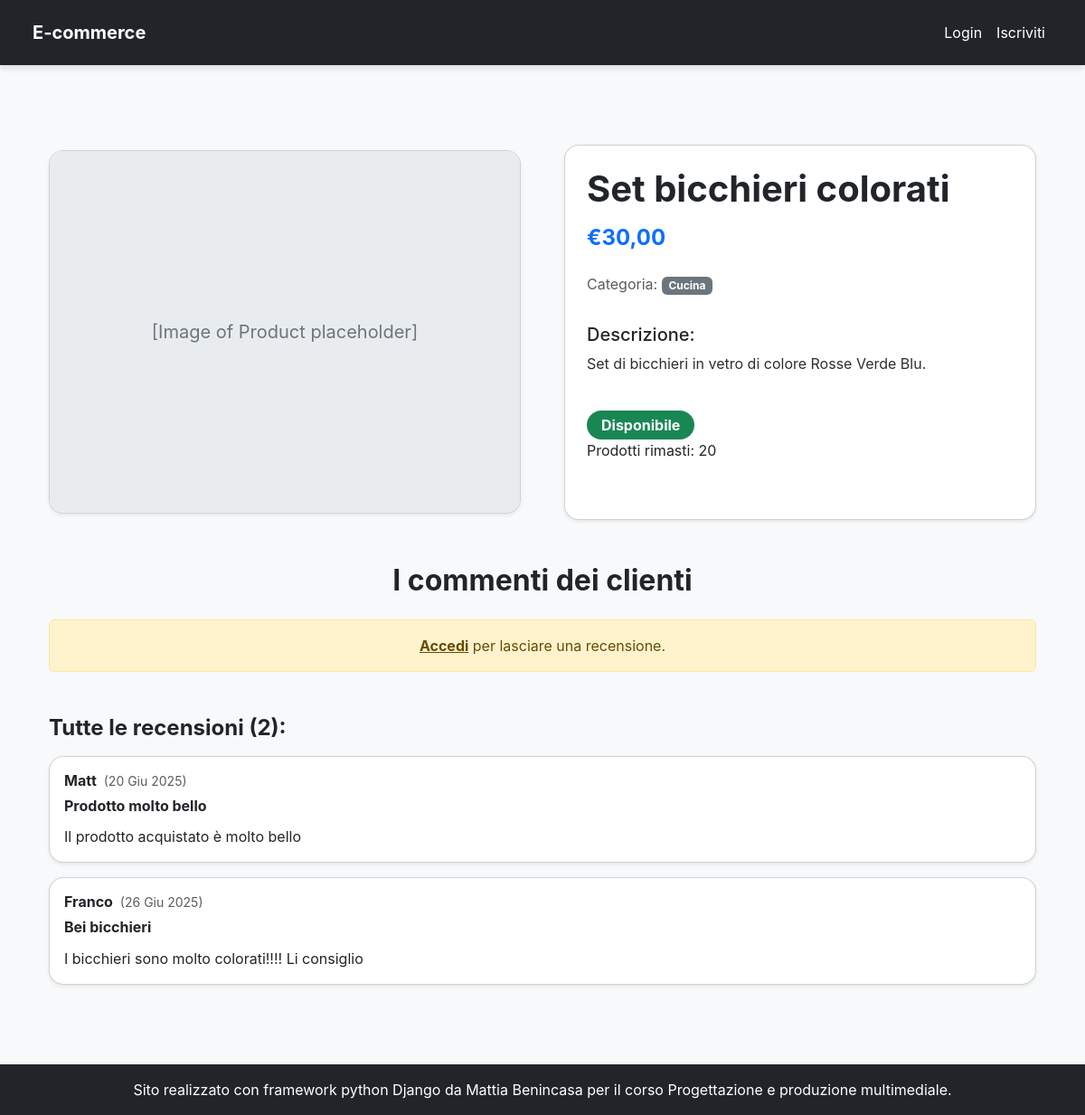
Page /products/set-bicchieri-colorati/ on the committed database.
### products/models.py (models this page shows, shortened)
class Product(models.Model):
    name = models.CharField(max_length=200, verbose_name="Nome Prodotto")
    slug = AutoSlugField(populate_from='name', unique=True, always_update=True)
    category = models.ForeignKey(
        Category,
        on_delete=models.SET_NULL,
        null=True,
        blank=True,
        related_name='products',
        verbose_name="Categoria"
    )
    description = models.TextField(verbose_name="Descrizione prodotto")
    price = models.DecimalField(
        max_digits=10,
        decimal_places=2,
        verbose_name="Prezzo in €"
    )
    stock = models.IntegerField(
        default=0,
        verbose_name="Quantità Disponibile",
        help_text="Quantità di prodotti disponibili in magazzino."
    )
    created_at = models.DateTimeField(auto_now_add=True, verbose_name="Data Creazione")
    updated_at = models.DateTimeField(auto_now=True, verbose_name="Ultimo Aggiornamento")
    class Meta:
        ordering = ('name',)
        verbose_name = "Prodotto"
        verbose_name_plural = "Prodotti"

class Category(models.Model):
    name = models.CharField(max_length=100, unique=True, verbose_name="Nome Categoria")
    slug = AutoSlugField(populate_from='name', unique=True, always_update=True)
    class Meta:
        ordering = ('name',)
        verbose_name = "Categoria"
        verbose_name_plural = "Categorie"

class Review(models.Model):
    customer = models.ForeignKey(settings.AUTH_USER_MODEL, on_delete=models.CASCADE)
    product = models.ForeignKey(Product, on_delete=models.CASCADE)
    title = models.CharField(max_length=100)
    text = models.TextField(blank=True)
    created_at = models.DateTimeField(auto_now_add=True)
    class Meta:
        unique_together = ('customer', 'product')

### accounts/models.py (models this page shows, shortened)
class CustomUser(AbstractUser):
    birth_date = models.DateField(blank=True, null=True)
    REQUIRED_FIELDS = ['email', 'first_name', 'last_name', 'birth_date']
    class Meta:
        permissions = [
            ('can_access_manager_dashboard', 'Può accedere alla dashboard degli store manager'),
            ('can_access_customer_dashboard', 'Può accedere alla dashboard clienti')
        ]
        verbose_name = 'Utente'
        verbose_name_plural = 'Utenti'

### products/views.py (the view, shortened to what this page needs)
# urls.py: path("<slug:slug>/", ProductDetails.as_view(), name="product_details"),
class ProductDetails(DetailView):
    model = Product
    template_name = "product_details.html"
    context_object_name = 'product'
    slug_field = 'slug'
    slug_url_kwarg = 'slug'
    def get_context_data(self, **kwargs):
        context = super().get_context_data(**kwargs)
        product = self.get_object()
        context['reviews'] = Review.objects.filter(product=product)
        context['review_form'] = None
        context['has_purchased'] = False
        context['user_review'] = None
        return context

### templates/product_details.html (shortened to what this page needs)
{% extends 'base.html' %}
{% load crispy_forms_tags %}
{% block content %}
<div class="container my-5">
    <div class="row gx-5 align-items-center">
        <div class="col-md-6 mb-4 mb-md-0">
            <div class="card shadow-sm rounded-card overflow-hidden">
                <div class="img-placeholder" style="height: 400px;">
                    [Image of Product placeholder]
                </div>
            </div>
        </div>
        <div class="col-md-6">
            <div class="card shadow-sm rounded-card p-4">
                <h1 class="fw-bold text-dark mb-3">{{ product.name }}</h1>
                <h4 class="text-primary fw-bold mb-4">€{{ product.price|floatformat:2 }}</h4>
                <p class="text-muted mb-2">Categoria: <span class="badge bg-secondary">{{ product.category.name }}</span></p>
                <h5 class="mt-4 mb-2 text-dark">Descrizione:</h5>
                <p class="text-secondary-emphasis">{{ product.description }}</p>
                <div class="mt-4 mb-4">
                    {% if product.stock > 0 %}
                        <span class="badge bg-success fs-6 py-2 px-3 rounded-pill">Disponibile</span>
                        <p>Prodotti rimasti: {{ product.stock }}</p>
                    {% else %}
                        <span class="badge bg-danger fs-6 py-2 px-3 rounded-pill">Non disponibile</span>
                    {% endif %}
                </div>
            </div>
        </div>
    </div>
    <div class="row mt-5">
        <div class="col-12">
            <h2 class="fw-bold text-dark mb-4 text-center">I commenti dei clienti</h2>
            {% if user.is_authenticated %}
                {% if user_review %}
                    <div class="card shadow-lg rounded-card p-4 mb-4 border border-warning">
                        <h4 class="fw-bold text-warning mb-3">La tua recensione:</h4>
                        <p><strong>Titolo:</strong> {{ user_review.title }}</p>
                        <p><strong>Commento:</strong> {{ user_review.text|default:"Nessun commento." }}</p>
                        <p class="text-muted small">Pubblicato il: {{ user_review.created_at|date:"d M Y, H:i" }}</p>
                        <button class="btn btn-outline-warning rounded-pill mt-3" data-bs-toggle="modal" data-bs-target="#editReviewModal">Modifica la tua Recensione</button>
                    </div>
                    <div class="modal fade" id="editReviewModal" tabindex="-1" aria-labelledby="editReviewModalLabel" aria-hidden="true">
                        <div class="modal-dialog modal-dialog-centered">
                            <div class="modal-content rounded-card">
                                <div class="modal-header">
                                    <h5 class="modal-title" id="editReviewModalLabel">Modifica la tua Recensione</h5>
                                    <button type="button" class="btn-close" data-bs-dismiss="modal" aria-label="Close"></button>
                                </div>
                                <form method="post" action="{% url 'add_review' product.slug %}">
                                    {% csrf_token %}
                                    <div class="modal-body">
                                        {{ review_form|crispy }}
                                    </div>
                                    <div class="modal-footer">
                                        <button type="button" class="btn btn-secondary rounded-pill" data-bs-dismiss="modal">Annulla</button>
                                        <button type="submit" class="btn btn-primary rounded-pill">Salva Modifiche</button>
                                    </div>
                                </form>
                            </div>
                        </div>
                    </div>
                {% elif has_purchased %}
                    <div class="card shadow-lg rounded-card p-4 mb-4">
                        <h4 class="fw-bold text-dark mb-3">Lascia la tua recensione:</h4>
                        <form method="post" action="{% url 'add_review' product.slug %}">
                            {% csrf_token %}
                            {{ review_form|crispy }}
                            <button type="submit" class="btn btn-success rounded-pill mt-3">Invia Recensione</button>
                        </form>
                    </div>
                {% else %}
                    {% if perms.orders.add_order %}
                    <div class="alert alert-info text-center" role="alert">
                        Acquista questo prodotto e attendi che l'ordine sia 'Consegnato' per lasciare una recensione.
                    </div>
                        {% endif %}
                {% endif %}
            {% else %}
                <div class="alert alert-warning text-center" role="alert">
                    <a href="{% url 'login' %}" class="alert-link">Accedi</a> per lasciare una recensione.
                </div>
            {% endif %}
            <h4 class="fw-bold text-dark mb-3 mt-5">Tutte le recensioni ({{ reviews.count }}):</h4>
            {% if reviews %}
                {% for review in reviews %}
                <div class="card p-3 mb-3 shadow-sm rounded-card">
                    <div class="d-flex align-items-center mb-2">
                        <h6 class="fw-bold mb-0 me-2">{{ review.customer.username }}</h6>
                        <span class="text-muted small">({{ review.created_at|date:"d M Y" }})</span>
                    </div>
                    <div class="mb-2">
                        <h6 class="fw-bold mb-1">{{ review.title }}</h6>
                    </div>
                    <p class="mb-0">{{ review.text|default:"Nessun commento." }}</p>
                </div>
                {% endfor %}
            {% else %}
                <div class="alert alert-light text-center" role="alert">
                    Ancora nessuna recensione per questo prodotto. Sii il primo a recensire!
                </div>
            {% endif %}
        </div>
    </div>
</div>
{% endblock content %}

### templates/base.html (style rules this page uses)
body { font-family: 'Inter', sans-serif; background-color: #f8f9fa; padding-top: 4.5rem; }
.rounded-card { border-radius: 1rem; }
.img-placeholder { background-color: #e9ecef; display: flex; align-items: center; justify-content: center; font-size: 1.25rem; color: #6c757d; height: 200px; border-radius: 0.5rem; }

### rows in the picture
Product: name "Set bicchieri colorati", price "30,00", category.name "Cucina", description "Set di bicchieri in vetro di colore Rosse Verde Blu.", stock "20"
Review: customer.username "Matt", created_at "20 Giu 2025", title "Prodotto molto bello", text "Il prodotto acquistato è molto bello"
Review: customer.username "Franco", created_at "26 Giu 2025", title "Bei bicchieri", text "I bicchieri sono molto colorati!!!! Li consiglio"

### other values in the picture
{{ reviews.count }} "2"
